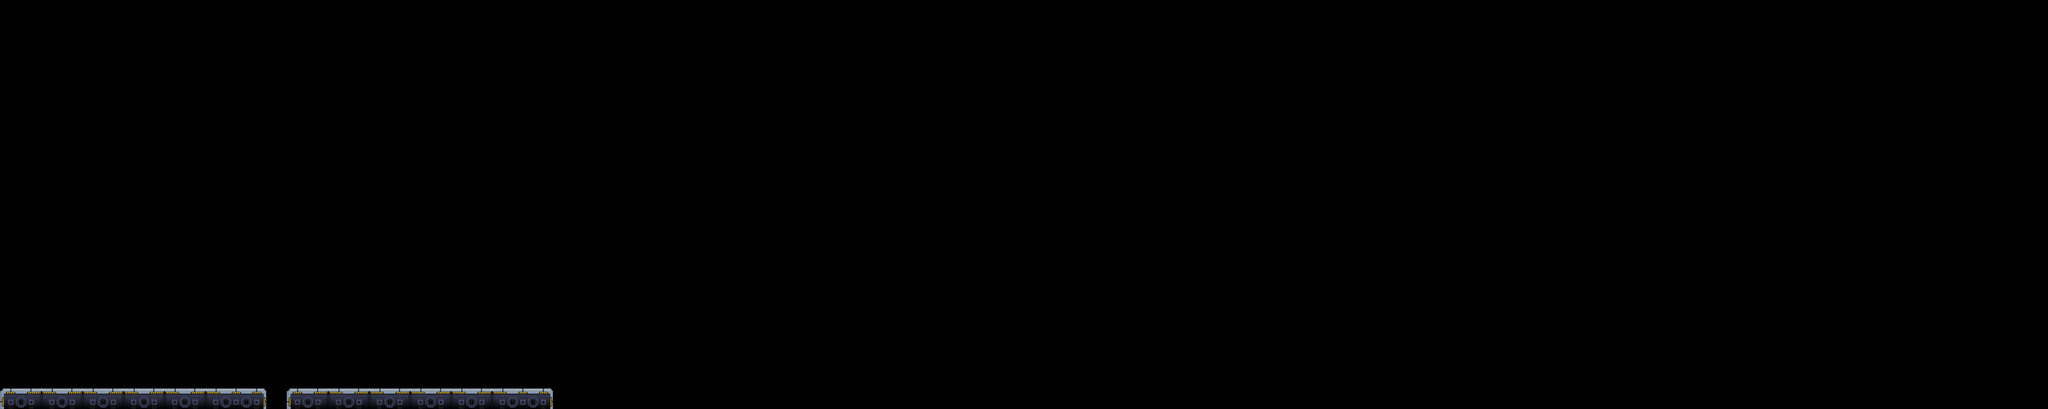

A level layout from a 2D game, rendered from its tile map. Below: a short description, then the map file with tile-grid data replaced by summaries:
An orthogonal 100x20 tile map with 32x32 px tiles, 1 tile layer (Platforms).

<map version="1.0" orientation="orthogonal" width="100" height="20" tilewidth="32" tileheight="32">
 <tileset firstgid="1" name="Level1" tilewidth="32" tileheight="32" spacing="2">
  <image source="Level1.png" width="1024" height="64" />
 </tileset>
 <layer name="Platforms" width="100" height="20">
  <data>[2000 cells, 26 non-empty, 5 distinct tile ids]</data>
 </layer>
</map>
